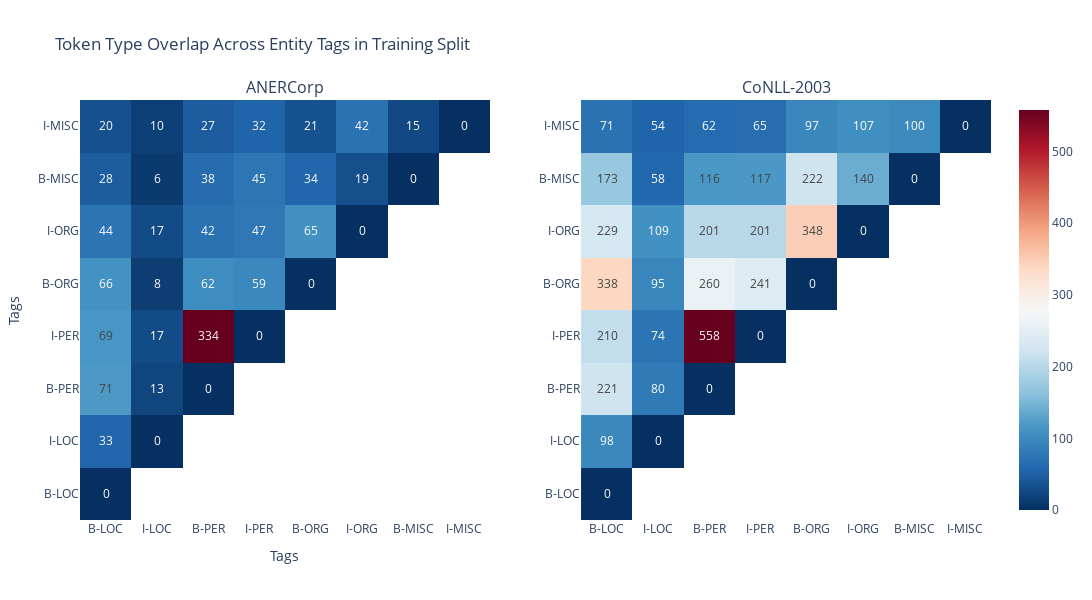

Notebook source saved alongside this figure:
### Code cell
matrix_tags = ['B-LOC', 'I-LOC', 'B-PER', 'I-PER', 'B-ORG', 'I-ORG', 'B-MISC', 'I-MISC']

anercorp_overlap_matrix = extract_overlap_matrix(aner_tr)
conll_overlap_matrix = extract_overlap_matrix(con_tr)
# Convert dictionaries to DataFrames
matrix1 = pd.DataFrame(anercorp_overlap_matrix, index=matrix_tags)
matrix2 = pd.DataFrame(conll_overlap_matrix, index=matrix_tags)

# # # # Create masks for upper and lower triangles
# mask_upper = np.triu(np.ones_like(matrix1, dtype=bool))
# mask_lower = np.tril(np.ones_like(matrix1, dtype=bool))

# Create masks for lower triangles
mask_lower = np.tril(np.ones_like(matrix1, dtype=bool))

# Mask both matrices with the lower triangle
lower_triangle_anercorp = matrix1.mask(~mask_lower)
lower_triangle_conll = matrix2.mask(~mask_lower)

# Mask the appropriate halves
# upper_triangle = matrix1.mask(mask_upper)
# upper_triangle = matrix1
# lower_triangle = matrix2.mask(mask_lower)
# lower_triangle = matrix2

# Prepare text for display: replace NaN with blank and non-NaN with integer
upper_text = np.where(lower_triangle_anercorp.isnull(), '', lower_triangle_anercorp.fillna(0).astype(int).astype(str))
lower_text = np.where(lower_triangle_conll.isnull(), '', lower_triangle_conll.fillna(0).astype(int).astype(str))

# Create subplot with two heatmaps
fig = make_subplots(
    rows=1, cols=2,
    subplot_titles=('ANERCorp', 'CoNLL-2003'),
    horizontal_spacing=0.1  # Adjust spacing between subplots
)

# Add the upper triangle of the first matrix
fig.add_trace(
    go.Heatmap(
        z=lower_triangle_anercorp,
        x=lower_triangle_anercorp.columns,
        y=lower_triangle_anercorp.index,
        colorscale="RdBu_r",
        showscale=False,  # Optionally turn off the color scale for each subplot
        text=upper_text.astype(str),
        texttemplate="%{text}",  # Text template to display
        hoverinfo="text+z"  # Display text and z-value on hover
    ),
    row=1, col=1
)

# Add the lower triangle of the second matrix
fig.add_trace(
    go.Heatmap(
        z=lower_triangle_conll,
        x=lower_triangle_conll.columns,
        y=lower_triangle_conll.index,
        colorscale="RdBu_r",
        showscale=True,  # Optionally show the color scale for reference
        text=lower_text.astype(str),
        texttemplate="%{text}",  # Text template to display
        hoverinfo="text+z"  # Display text and z-value on hover
    ),
    row=1, col=2
)

# Update the layout for better readability
fig.update_layout(
    title_text='Token Type Overlap Across Entity Tags in Training Split',
    template="plotly_white",
    xaxis_title="Tags",
    yaxis_title="Tags",
    xaxis=dict(showgrid=False),  # Hide gridlines for x-axis
    xaxis2=dict(showgrid=False), # Hide gridlines for x-axis in second subplot
    yaxis=dict(showgrid=False),  # Hide gridlines for y-axis
    yaxis2=dict(showgrid=False), # Hide gridlines for y-axis in second subplot
    height=600,  # Set height of the figure canvas in pixels
    width=1200   # Set width of the figure canvas in pixels
)

# Show the figure
fig.show()

### Figure 1 — Plotly figure (JSON) as saved in the notebook; plotly's stock layout.template omitted (floating-point values rounded to 4 significant figures)
{"data": [{"colorscale": [[0, "rgb(5,48,97)"], [0.1, "rgb(33,102,172)"], [0.2, "rgb(67,147,195)"], [0.3, "rgb(146,197,222)"], [0.4, "rgb(209,229,240)"], [0.5, "rgb(247,247,247)"], [0.6, "rgb(253,219,199)"], [0.7, "rgb(244,165,130)"], [0.8, "rgb(214,96,77)"], [0.9, "rgb(178,24,43)"], [1, "rgb(103,0,31)"]], "hoverinfo": "text+z", "showscale": false, "text": [["0", "", "", "", "", "", "", ""], ["33", "0", "", "", "", "", "", ""], ["71", "13", "0", "", "", "", "", ""], ["69", "17", "334", "0", "", "", "", ""], ["66", "8", "62", "59", "0", "", "", ""], ["44", "17", "42", "47", "65", "0", "", ""], ["28", "6", "38", "45", "34", "19", "0", ""], ["20", "10", "27", "32", "21", "42", "15", "0"]], "texttemplate": "%{text}", "type": "heatmap", "x": ["B-LOC", "I-LOC", "B-PER", "I-PER", "B-ORG", "I-ORG", "B-MISC", "I-MISC"], "xaxis": "x", "y": ["B-LOC", "I-LOC", "B-PER", "I-PER", "B-ORG", "I-ORG", "B-MISC", "I-MISC"], "yaxis": "y", "z": [[0, null, null, null, null, null, null, null], [33, 0, null, null, null, null, null, null], [71, 13, 0, null, null, null, null, null], [69, 17, 334, 0, null, null, null, null], [66, 8, 62, 59, 0, null, null, null], [44, 17, 42, 47, 65, 0, null, null], [28, 6, 38, 45, 34, 19, 0, null], [20, 10, 27, 32, 21, 42, 15, 0]]}, {"colorscale": [[0, "rgb(5,48,97)"], [0.1, "rgb(33,102,172)"], [0.2, "rgb(67,147,195)"], [0.3, "rgb(146,197,222)"], [0.4, "rgb(209,229,240)"], [0.5, "rgb(247,247,247)"], [0.6, "rgb(253,219,199)"], [0.7, "rgb(244,165,130)"], [0.8, "rgb(214,96,77)"], [0.9, "rgb(178,24,43)"], [1, "rgb(103,0,31)"]], "hoverinfo": "text+z", "showscale": true, "text": [["0", "", "", "", "", "", "", ""], ["98", "0", "", "", "", "", "", ""], ["221", "80", "0", "", "", "", "", ""], ["210", "74", "558", "0", "", "", "", ""], ["338", "95", "260", "241", "0", "", "", ""], ["229", "109", "201", "201", "348", "0", "", ""], ["173", "58", "116", "117", "222", "140", "0", ""], ["71", "54", "62", "65", "97", "107", "100", "0"]], "texttemplate": "%{text}", "type": "heatmap", "x": ["B-LOC", "I-LOC", "B-PER", "I-PER", "B-ORG", "I-ORG", "B-MISC", "I-MISC"], "xaxis": "x2", "y": ["B-LOC", "I-LOC", "B-PER", "I-PER", "B-ORG", "I-ORG", "B-MISC", "I-MISC"], "yaxis": "y2", "z": [[0, null, null, null, null, null, null, null], [98, 0, null, null, null, null, null, null], [221, 80, 0, null, null, null, null, null], [210, 74, 558, 0, null, null, null, null], [338, 95, 260, 241, 0, null, null, null], [229, 109, 201, 201, 348, 0, null, null], [173, 58, 116, 117, 222, 140, 0, null], [71, 54, 62, 65, 97, 107, 100, 0]]}], "layout": {"annotations": [{"font": {"size": 16}, "showarrow": false, "text": "ANERCorp", "x": 0.225, "xanchor": "center", "xref": "paper", "y": 1, "yanchor": "bottom", "yref": "paper"}, {"font": {"size": 16}, "showarrow": false, "text": "CoNLL-2003", "x": 0.775, "xanchor": "center", "xref": "paper", "y": 1, "yanchor": "bottom", "yref": "paper"}], "height": 600, "title": {"text": "Token Type Overlap Across Entity Tags in Training Split"}, "width": 1200, "xaxis": {"anchor": "y", "domain": [0, 0.45], "showgrid": false, "title": {"text": "Tags"}}, "xaxis2": {"anchor": "y2", "domain": [0.55, 1], "showgrid": false}, "yaxis": {"anchor": "x", "domain": [0, 1], "showgrid": false, "title": {"text": "Tags"}}, "yaxis2": {"anchor": "x2", "domain": [0, 1], "showgrid": false}}}
